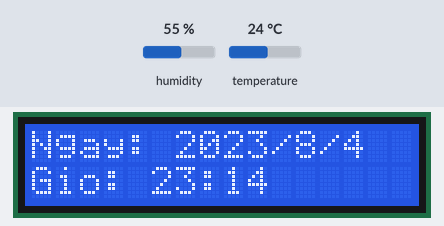
A program run on a simulated Arduino Uno, built with avr-gcc and run on an emulated ATmega328P. On the bench: 16×2 character LCD. Inputs (shaded band) come from the test bench; at power-on: humidity 55 %, temperature 24 °C. The local clock reads 2024-03-15 10:24:30 at power-on unless the program sets it.

Above: at 1.2 s.
1.3 s: humidity set to 22 %
At 10.7 s:
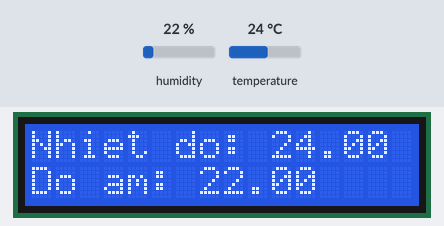
Timing chart, 0 to 12.2 s (numbered marks = the images above; inputs shaded):
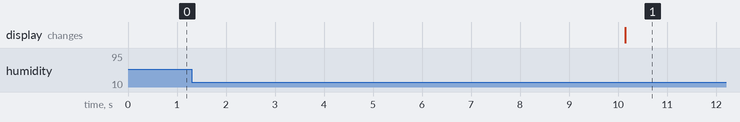

The program:

main.cpp
```cpp
#include <Arduino.h>
// Thu vien RTC Thoi gian thuc
#include "virtuabotixRTC.h"

// Gọi thư viện DHT11
#include <Adafruit_Sensor.h>
#include <DHT.h>

//Thu vien LCD
#include <Wire.h>
#include <LiquidCrystal_I2C.h>

// Khai bao Doi Tuong Thoi gian thuc
virtuabotixRTC myRTC(6, 7, 8);

const int DHTPIN = A3; //Đọc dữ liệu từ DHT22 ở chân A3 trên mạch Arduino
const int DHTTYPE = DHT11; //Khai báo loại cảm biến, có 2 loại là DHT11 và DHT22
DHT dht(DHTPIN, DHTTYPE);

LiquidCrystal_I2C lcd(0x27,16,2);
//0x27 là địa chỉ màn hình trong bus I2C. Phần này chúng ta không cần phải quá bận tâm vì hầu hết màn hình (20x4,...) đều như thế này!
//16 là số cột của màn hình (nếu dùng loại màn hình 20x4) thì thay bằng 20
//2 là số dòng của màn hình (nếu dùng loại màn hình 20x4) thì thay bằng 4

void setup(){
  // Cai dat thoi gian (giay, phut, gio, thu, ngay, thang, nam)
  myRTC.setDS1302Time(00, 14, 23, 6, 4, 8, 2023);

  //Khoi dong Đo độ ẩm DHT11
  dht.begin();

  lcd.init();       //Khởi động màn hình. Bắt đầu cho phép Arduino sử dụng màn hình
  lcd.backlight();   //Bật đèn nền
}
void loop()
{
  // Cap nhat thoi gian thuc
  myRTC.updateTime();
  // đặt con trỏ vào cột 0, dòng 0
  // Lưu ý: dòng 1 là dòng thứ 2, lòng 0 là dòng thứ 1. Nôm na, nó đếm từ 0 từ không phải từ 1
  lcd.setCursor(0, 0);
  // In ra dong chu
  lcd.print("Ngay: ");
  lcd.print(myRTC.year);
  lcd.print("/");
  lcd.print(myRTC.month);
  lcd.print("/");
  lcd.print(myRTC.dayofmonth);

  lcd.setCursor(0, 1);
  lcd.print("Gio: ");
  lcd.print(myRTC.hours);
  lcd.print(":");
  lcd.print(myRTC.minutes);
  // lcd.print(":");
  // lcd.print(myRTC.seconds);
  delay(10000);
  lcd.clear();

  float h = dht.readHumidity(); //Đọc độ ẩm
  float t = dht.readTemperature(); //Đọc nhiệt độ
  lcd.setCursor(0, 0);
  lcd.print("Nhiet do: ");
  lcd.print(t);

  lcd.setCursor(0, 1);
  lcd.print("Do am: ");
  lcd.print(h);
  delay(30000);
  lcd.clear();
}
```
